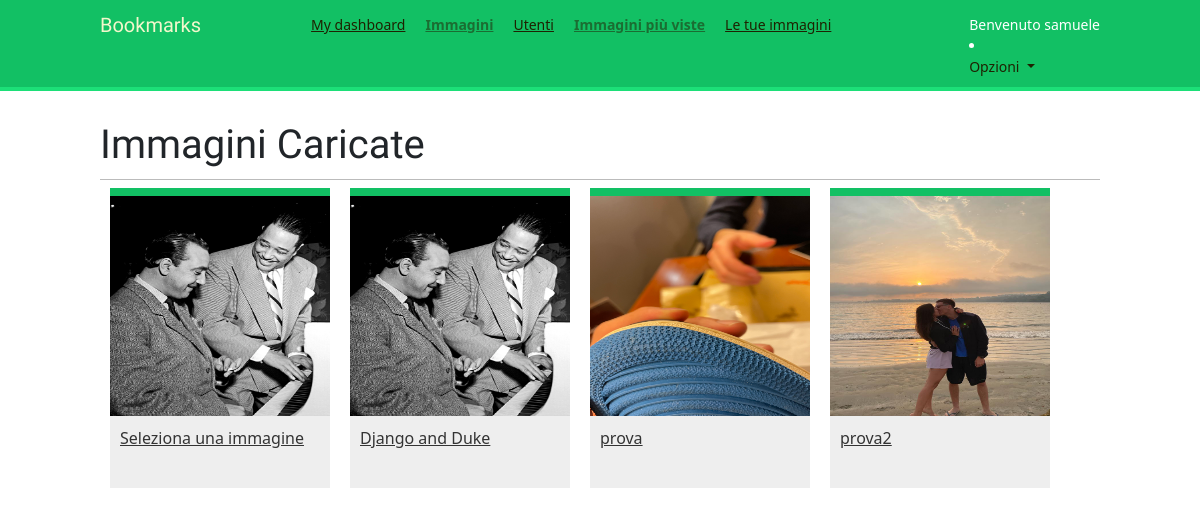
Page /images/ (signed in) on the committed database.
### images/models.py (models this page shows, shortened)
class Image(models.Model):
    user = models.ForeignKey(settings.AUTH_USER_MODEL, related_name='images_created', on_delete=models.CASCADE)
    title = models.CharField(max_length=200)
    slug = models.SlugField(max_length=200, blank=True)
    url = models.URLField()
    image = models.ImageField(blank=True, null=True, upload_to='images/%Y/%m/%d')
    description = models.TextField(blank=True)
    created = models.DateField(auto_now_add=True, db_index=True)
    user_like = models.ManyToManyField(settings.AUTH_USER_MODEL, related_name='images_liked', blank=True)
    total_likes = models.PositiveIntegerField(db_index=True, default=0)
    def get_absolute_url(self):
        return reverse('images:detail', args=[self.id, self.slug])

### images/views.py (the view)
# urls.py: path('', views.image_list, name='list'),
@login_required
def image_list(request, images=None):
    if not images:
        images = Image.objects.exclude(user=request.user)
    paginator = Paginator(images, 8)
    page = request.GET.get('page')
    images_only = request.GET.get('images_only')
    try:
        images = paginator.page(page)
    except PageNotAnInteger:
        images = paginator.page(1)
    except EmptyPage:
        if images_only:
            return HttpResponse('')
        images = paginator.page(paginator.num_pages)
    if images_only:
        return render(request, 'images/image/list_images.html', {'section': 'images', 'images': images, 'user': User.user})
    return render(request, 'images/image/list.html', {'section': 'images', 'images': images})

### images/templates/images/image/list.html (shortened to what this page needs)
{% extends "base.html" %}
{% block content %}
    <h1>Immagini Caricate</h1>
    <div id="image-list">
        {% include "images/image/list_images.html" %}
    </div>
{% endblock %}

### account/templates/base.html (shortened to what this page needs)
{% load static %}
<!DOCTYPE html>
<html>
<head>
    <link href="{% static "css/base.css" %}" rel="stylesheet">
    <link href="https://cdn.jsdelivr.net/npm/bootstrap@5.3.3/dist/css/bootstrap.min.css" rel="stylesheet">
</head>
<body>
    <div id="header">
        <span class="logo">Bookmarks</span>
        {% if request.user.is_authenticated %}
            <ul class="menu">
                <li {% if section == "dashboard" %}class="selected"{% endif %}>
                    <a href="{% url "dashboard" %}">My dashboard</a>
                </li>
                <li {% if section == "images" %}class="selected"{% endif %}>
                    <a href="{% url "images:list" %}">Immagini</a>
                </li>
                <li {% if section == "people" %}class="selected"{% endif %}>
                    <a href="{% url "user_list" %}">Utenti</a>
                </li>
                <li {% if section == "images" %}class="selected"{% endif %}>
                    <a href="{% url "images:ranking" %}">Immagini più viste</a>
                </li>
                <li {% if section == "people" %}class="selected"{% endif %}>
                    <a href="{% url "images:your_images" %}">Le tue immagini</a>
                </li>
            </ul>
        {% endif %}
        <span class="user">
            {% if request.user.is_authenticated %}
             Benvenuto {{ request.user.first_name }}
                <li>
                    <a class="nav-link dropdown-toggle" href="#" role="button" data-bs-toggle="dropdown" aria-expanded="false">
                      Opzioni
                    </a>
                </li>
            {% else %}
                <a href="{% url "login" %}">Login</a>
            {% endif %}
        </span>
    </div>
    <div id="content">
        {% block content %}
        {% endblock %}
    </div>
</body>
</html>

### images/templates/images/image/list_images.html
{% load thumbnail %}
{% for image in images %}
<div class="image">
    <a href="{{ image.get_absolute_url }}">
        {% thumbnail image.image 300x300 crop="smart" as im %}
        <a href="{{ image.get_absolute_url }}">
            <img src="{{ im.url }}"
        </a>
    </a>
    <div class="info">
        <a href="{{ image.get_absolute_url }}" class="title">
            {{ image.title }}
        </a>
    </div>
</div>
{% endfor %}

### account/static/css/base.css (style rules this page uses)
body { margin:0; padding:0; font-family:helvetica, sans-serif; }
a { color:#12c064; text-decoration:none; }
h1, h2, h3, h4, h5 , h6 { font-family: 'Muli', sans-serif; font-weight:normal; }
h1 { border-bottom:1px solid #bbb; padding:0 0 10px 0; margin:10px 0 20px 0; }
#header { padding:10px 100px; font-size:14px; background:#12c064; color:#fff; border-bottom:4px solid #1cdf78; overflow:auto; }
#header .logo { font-family: 'Muli', sans-serif; float:left; color:#f3f7cc; font-size:20px; margin-right:10%; }
#header ul.menu { list-style:none; float:left; margin:0; padding:0; }
#header ul.menu li { float:left; padding:4px 10px; }
#header ul.menu li.selected a, #header ul.menu li.selected a:hover { color:#1b6d32; font-weight:bold; }
#header a { color:#1e2201; }
#header .user { float:right; padding-top:4px; }
#content { padding:30px 100px; }
#image-list { overflow:hidden; }
#image-list .image { float:left; width:220px; height:300px; margin:0 10px 10px 10px; border-top:8px solid #12c064; background:#eee; }
#image-list img { width:220px; height:220px; }
#image-list .info { padding:10px; }
#image-list .info a { color:#333; }

### rows in the picture
Image: title "Seleziona una immagine"
Image: title "Django and Duke"
Image: shows a picture, title "prova"
Image: shows a picture, title "prova2"

### other values in the picture
{{ request.user.first_name }} "samuele"
